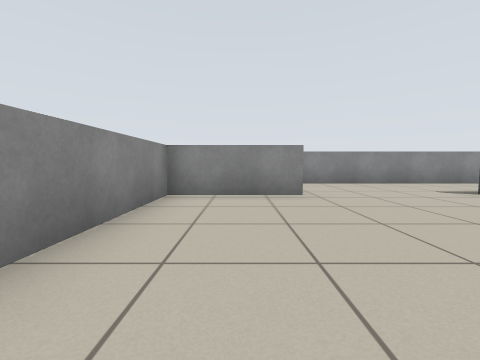
View 1 (above)

23 first-person views from a walk through a Stage world. The camera is 0.64 m above the floor, tilts 4° down and sees 90° across. Floor lines are 1 m apart. The floor is counted in squares, 1 m on a side. Each view is taken from the middle of a square. On the plan, view 1 faces up. The plan holds only what a view shows up to about 9 squares ahead; the rest is blank. Robots are left out.

View 2
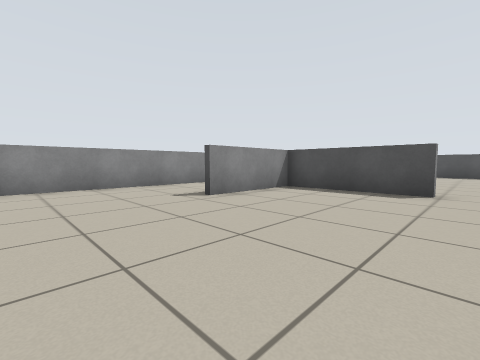

View 3
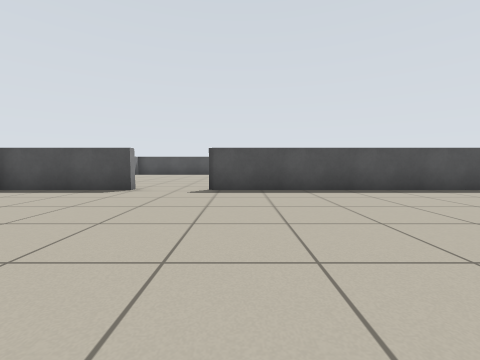

View 4
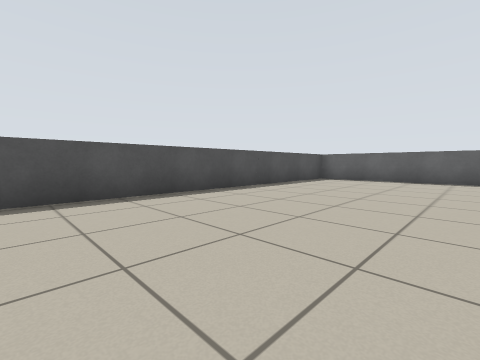

View 5
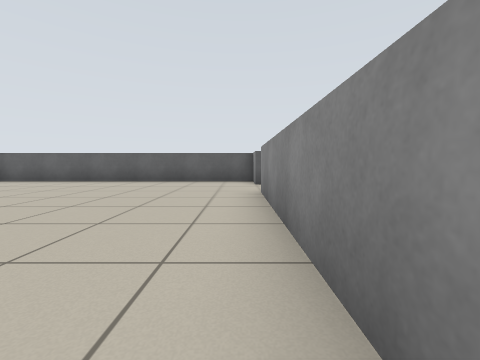

View 6
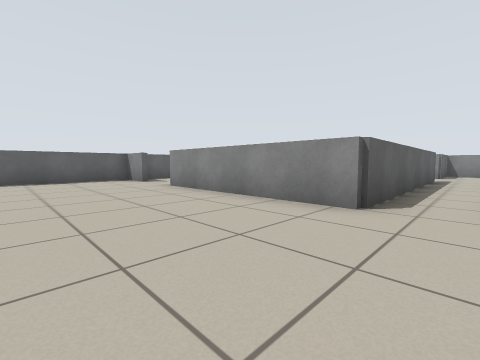

View 7
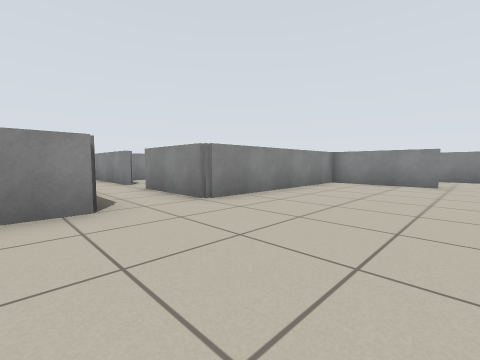

View 8
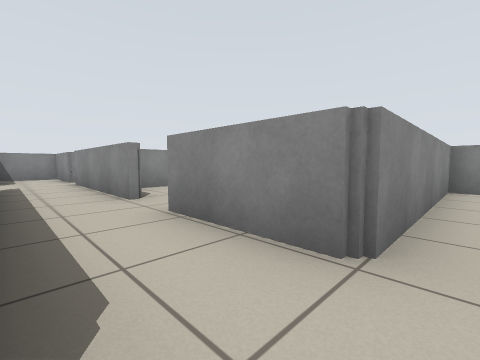

View 9
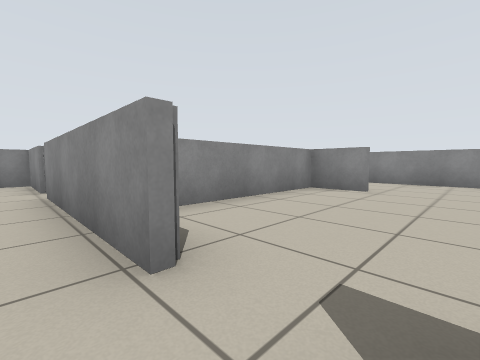

View 10
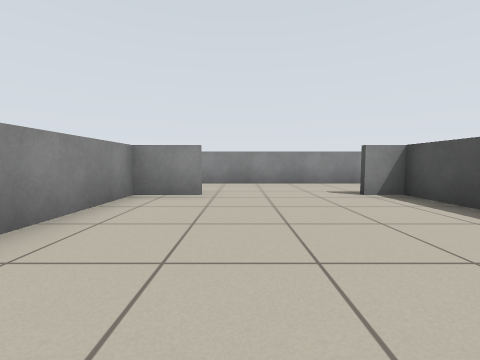

View 11
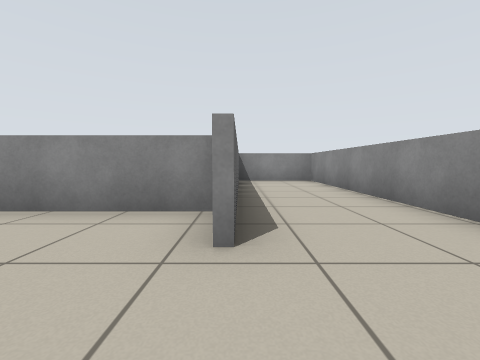

View 12
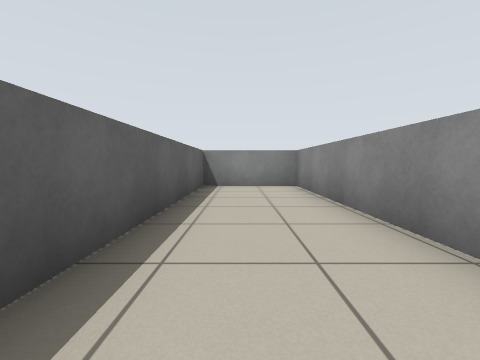

View 13
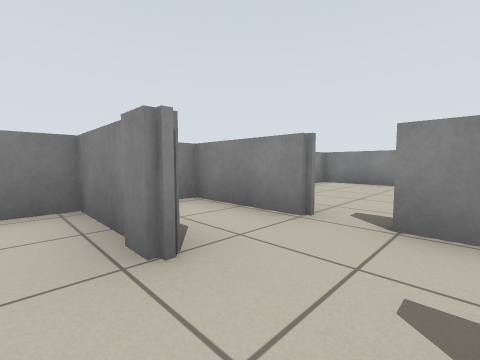

View 14
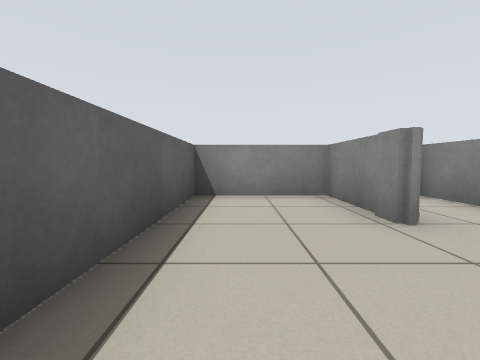

View 15
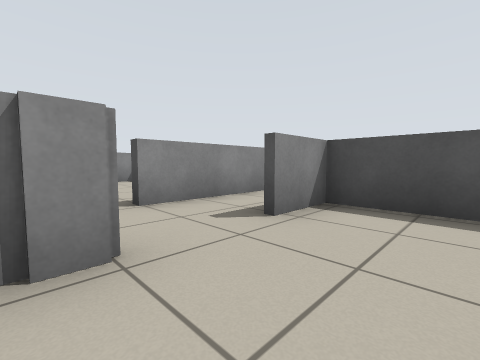

View 16
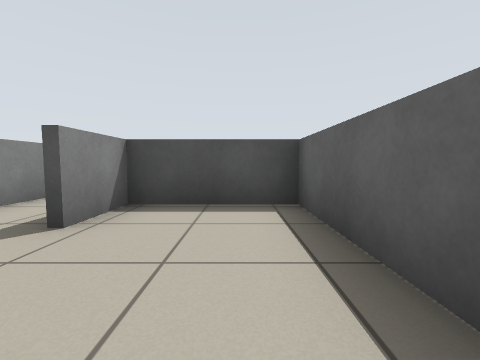

View 17
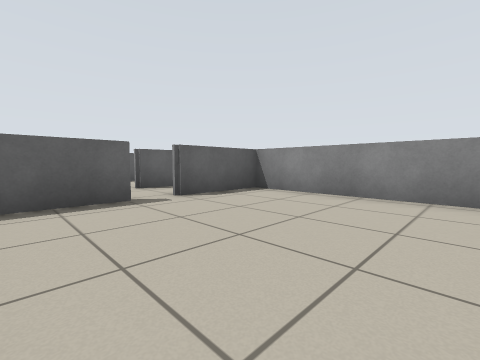

View 18
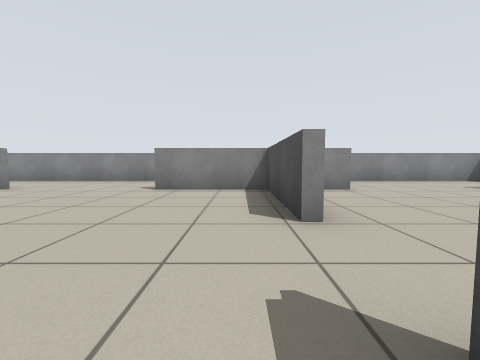

View 19
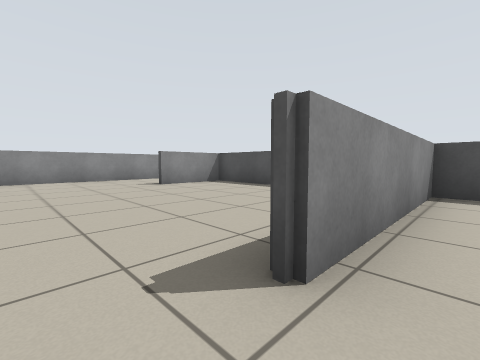

View 20
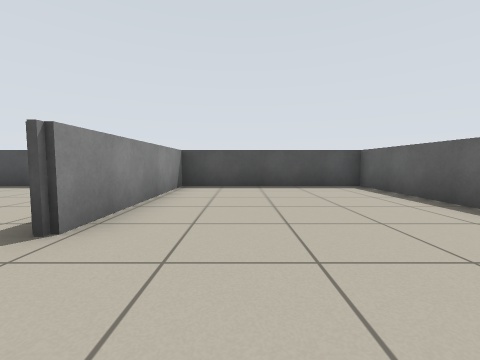

View 21
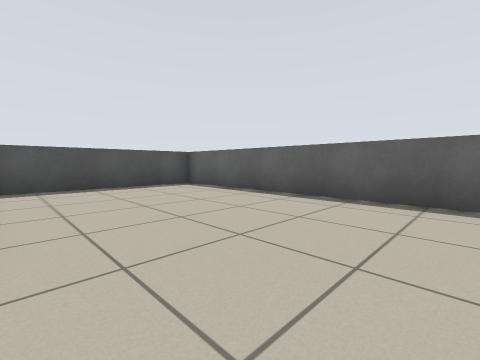

View 22
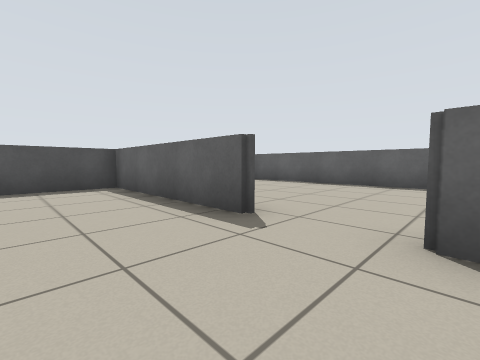

View 23
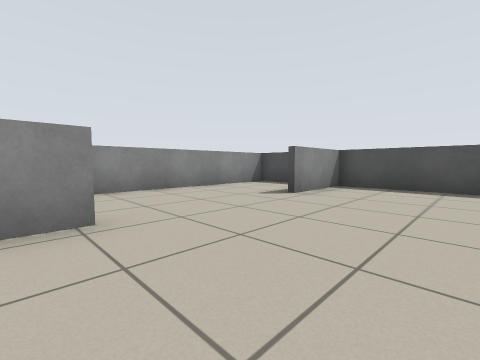

### Floor plan
Ten units are one square. View 1 is at (0, 0); x grows to the right and y downward. Boxes are objects, and circles mark ways between rooms. Rooms are numbered by the first view taken in them; rooms with no view inside come last. Other rooms are left out.
<svg viewBox="-133 -81 295 191">
<path fill="none" stroke="#000" d="M77 -15 77 -48 49 -48M-34 21 -15 21 -15 74M14 -48 -15 -48 -15 4 -40 4M-15 91 -15 105 76 105M77 91 77 2M76 -76 24 -76M-88 21 -34 21M-104 4 -128 4 -128 20M-52 4 -96 4M-115 21 -104 21M-58 -48 -71 -48 -71 -5M-17 -32 -17 -48M-128 -50 -58 -50M24 -76 -128 -76 -128 -49M-104 23 -128 23 -128 49 -73 49 -73 23 -88 23M-96 2 -79 2M-106 -48 -128 -48M-76 -48 -82 -48M-128 -49 -128 2 -104 2M89 64 157 64 157 14 110 14M98 -48 89 -48M110 11 157 11 157 -48 134 -48M157 -64 157 -76 99 -76M89 11 94 11"/>
<circle cx="-25" cy="10" r="3" fill="#2a7"/>
<circle cx="15" cy="-65" r="3" fill="#2a7"/>
<circle cx="105" cy="-65" r="3" fill="#2a7"/>
<circle cx="80" cy="-5" r="3" fill="#2a7"/>
<circle cx="-45" cy="0" r="3" fill="#2a7"/>
<circle cx="-95" cy="20" r="3" fill="#2a7"/>
<circle cx="-100" cy="0" r="3" fill="#2a7"/>
<circle cx="105" cy="10" r="3" fill="#2a7"/>
<text x="30" y="20">1</text>
<text x="-80" y="10">2</text>
<text x="-50" y="-50">3</text>
<text x="-100" y="30">4</text>
<text x="-100" y="-20">5</text>
<text x="120" y="40">6</text>
<text x="120" y="-30">7</text>
</svg>
Room 1 opens to room 2. Room 1 opens to room 3. Room 1 opens to room 7. Room 2 opens to room 3. Room 2 opens to room 4. Room 2 opens to room 5. Room 6 opens to room 7.

Where each view was taken, in squares from view 1:
view 1: 0 up, 0 right, facing up
view 2: 1 up, 2 right, facing up-right
view 3: 1 down, 2 right, facing right
view 4: 1 down, 3 right, facing down-right
view 5: 2 down, 1 left, facing down
view 6: 1 down, 2 right, facing down-left
view 7: 3 down, 2 right, facing up-left
view 8: 2 down, 1 left, facing up-left
view 9: 1 down, 4 left, facing up-left
view 10: 0 up, 5 left, facing up
view 11: 5 up, 4 left, facing left
view 12: 6 up, 6 left, facing left
view 13: 3 down, 9 left, facing up-left
view 14: 4 down, 8 left, facing left
view 15: 4 down, 11 left, facing up-right
view 16: 4 down, 11 left, facing right
view 17: 4 up, 8 left, facing down-left
view 18: 1 down, 7 right, facing up
view 19: 2 down, 10 right, facing up-right
view 20: 3 down, 9 right, facing right
view 21: 2 down, 9 right, facing down-right
view 22: 1 up, 9 right, facing down-right
view 23: 2 up, 9 right, facing up-right
